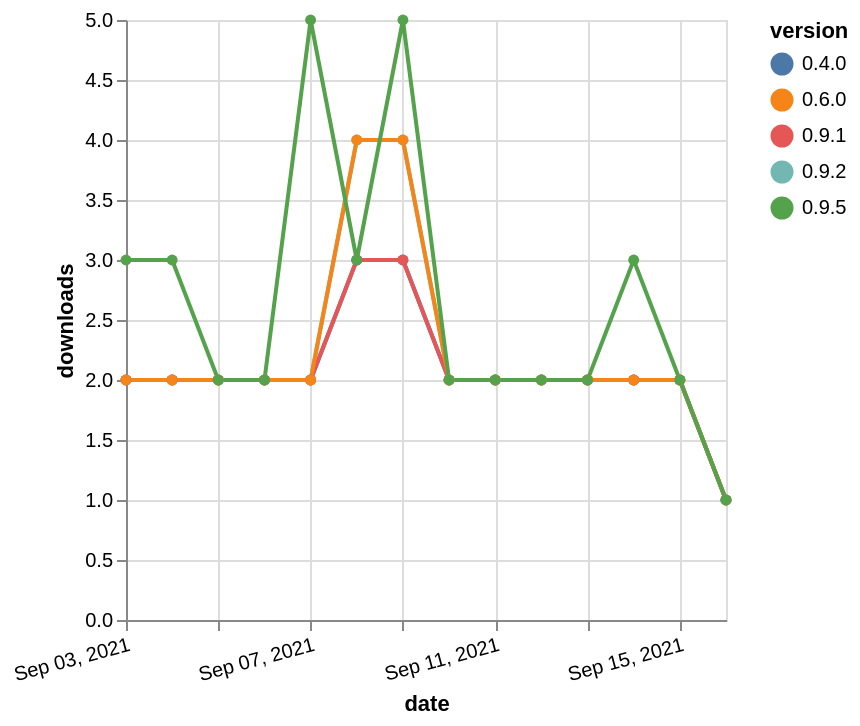

Describe this chart as a Vega-Lite specification.
### Vega-Lite specification from a JSON file in a GitHub repository (floating-point values rounded to 4 significant figures)
{"$schema": "https://vega.github.io/schema/vega-lite/v5.json", "description": "A simple bar chart with embedded data.", "data": {"values": [{"date": "2021-09-03", "total": 610, "delta": 2, "version": "0.4.0"}, {"date": "2021-09-04", "total": 612, "delta": 2, "version": "0.4.0"}, {"date": "2021-09-05", "total": 614, "delta": 2, "version": "0.4.0"}, {"date": "2021-09-06", "total": 616, "delta": 2, "version": "0.4.0"}, {"date": "2021-09-07", "total": 618, "delta": 2, "version": "0.4.0"}, {"date": "2021-09-08", "total": 621, "delta": 3, "version": "0.4.0"}, {"date": "2021-09-09", "total": 624, "delta": 3, "version": "0.4.0"}, {"date": "2021-09-10", "total": 626, "delta": 2, "version": "0.4.0"}, {"date": "2021-09-11", "total": 628, "delta": 2, "version": "0.4.0"}, {"date": "2021-09-12", "total": 630, "delta": 2, "version": "0.4.0"}, {"date": "2021-09-13", "total": 632, "delta": 2, "version": "0.4.0"}, {"date": "2021-09-14", "total": 634, "delta": 2, "version": "0.4.0"}, {"date": "2021-09-15", "total": 636, "delta": 2, "version": "0.4.0"}, {"date": "2021-09-16", "total": 637, "delta": 1, "version": "0.4.0"}, {"date": "2021-09-03", "total": 558, "delta": 2, "version": "0.9.2"}, {"date": "2021-09-04", "total": 560, "delta": 2, "version": "0.9.2"}, {"date": "2021-09-05", "total": 562, "delta": 2, "version": "0.9.2"}, {"date": "2021-09-06", "total": 564, "delta": 2, "version": "0.9.2"}, {"date": "2021-09-07", "total": 566, "delta": 2, "version": "0.9.2"}, {"date": "2021-09-08", "total": 570, "delta": 4, "version": "0.9.2"}, {"date": "2021-09-09", "total": 574, "delta": 4, "version": "0.9.2"}, {"date": "2021-09-10", "total": 576, "delta": 2, "version": "0.9.2"}, {"date": "2021-09-11", "total": 578, "delta": 2, "version": "0.9.2"}, {"date": "2021-09-12", "total": 580, "delta": 2, "version": "0.9.2"}, {"date": "2021-09-13", "total": 582, "delta": 2, "version": "0.9.2"}, {"date": "2021-09-14", "total": 584, "delta": 2, "version": "0.9.2"}, {"date": "2021-09-15", "total": 586, "delta": 2, "version": "0.9.2"}, {"date": "2021-09-16", "total": 587, "delta": 1, "version": "0.9.2"}, {"date": "2021-09-03", "total": 535, "delta": 2, "version": "0.9.1"}, {"date": "2021-09-04", "total": 537, "delta": 2, "version": "0.9.1"}, {"date": "2021-09-05", "total": 539, "delta": 2, "version": "0.9.1"}, {"date": "2021-09-06", "total": 541, "delta": 2, "version": "0.9.1"}, {"date": "2021-09-07", "total": 543, "delta": 2, "version": "0.9.1"}, {"date": "2021-09-08", "total": 546, "delta": 3, "version": "0.9.1"}, {"date": "2021-09-09", "total": 549, "delta": 3, "version": "0.9.1"}, {"date": "2021-09-10", "total": 551, "delta": 2, "version": "0.9.1"}, {"date": "2021-09-11", "total": 553, "delta": 2, "version": "0.9.1"}, {"date": "2021-09-12", "total": 555, "delta": 2, "version": "0.9.1"}, {"date": "2021-09-13", "total": 557, "delta": 2, "version": "0.9.1"}, {"date": "2021-09-14", "total": 559, "delta": 2, "version": "0.9.1"}, {"date": "2021-09-15", "total": 561, "delta": 2, "version": "0.9.1"}, {"date": "2021-09-16", "total": 562, "delta": 1, "version": "0.9.1"}, {"date": "2021-09-03", "total": 634, "delta": 2, "version": "0.6.0"}, {"date": "2021-09-04", "total": 636, "delta": 2, "version": "0.6.0"}, {"date": "2021-09-05", "total": 638, "delta": 2, "version": "0.6.0"}, {"date": "2021-09-06", "total": 640, "delta": 2, "version": "0.6.0"}, {"date": "2021-09-07", "total": 642, "delta": 2, "version": "0.6.0"}, {"date": "2021-09-08", "total": 646, "delta": 4, "version": "0.6.0"}, {"date": "2021-09-09", "total": 650, "delta": 4, "version": "0.6.0"}, {"date": "2021-09-10", "total": 652, "delta": 2, "version": "0.6.0"}, {"date": "2021-09-11", "total": 654, "delta": 2, "version": "0.6.0"}, {"date": "2021-09-12", "total": 656, "delta": 2, "version": "0.6.0"}, {"date": "2021-09-13", "total": 658, "delta": 2, "version": "0.6.0"}, {"date": "2021-09-14", "total": 660, "delta": 2, "version": "0.6.0"}, {"date": "2021-09-15", "total": 662, "delta": 2, "version": "0.6.0"}, {"date": "2021-09-16", "total": 663, "delta": 1, "version": "0.6.0"}, {"date": "2021-09-03", "total": 202, "delta": 3, "version": "0.9.5"}, {"date": "2021-09-04", "total": 205, "delta": 3, "version": "0.9.5"}, {"date": "2021-09-05", "total": 207, "delta": 2, "version": "0.9.5"}, {"date": "2021-09-06", "total": 209, "delta": 2, "version": "0.9.5"}, {"date": "2021-09-07", "total": 214, "delta": 5, "version": "0.9.5"}, {"date": "2021-09-08", "total": 217, "delta": 3, "version": "0.9.5"}, {"date": "2021-09-09", "total": 222, "delta": 5, "version": "0.9.5"}, {"date": "2021-09-10", "total": 224, "delta": 2, "version": "0.9.5"}, {"date": "2021-09-11", "total": 226, "delta": 2, "version": "0.9.5"}, {"date": "2021-09-12", "total": 228, "delta": 2, "version": "0.9.5"}, {"date": "2021-09-13", "total": 230, "delta": 2, "version": "0.9.5"}, {"date": "2021-09-14", "total": 233, "delta": 3, "version": "0.9.5"}, {"date": "2021-09-15", "total": 235, "delta": 2, "version": "0.9.5"}, {"date": "2021-09-16", "total": 236, "delta": 1, "version": "0.9.5"}]}, "width": "container", "mark": {"type": "line", "point": {"filled": true}}, "encoding": {"x": {"field": "date", "type": "temporal", "timeUnit": "yearmonthdate", "title": "date", "axis": {"labelAngle": -15}}, "y": {"field": "delta", "type": "quantitative", "title": "downloads"}, "color": {"field": "version", "type": "nominal"}, "tooltip": {"field": "delta"}}}
